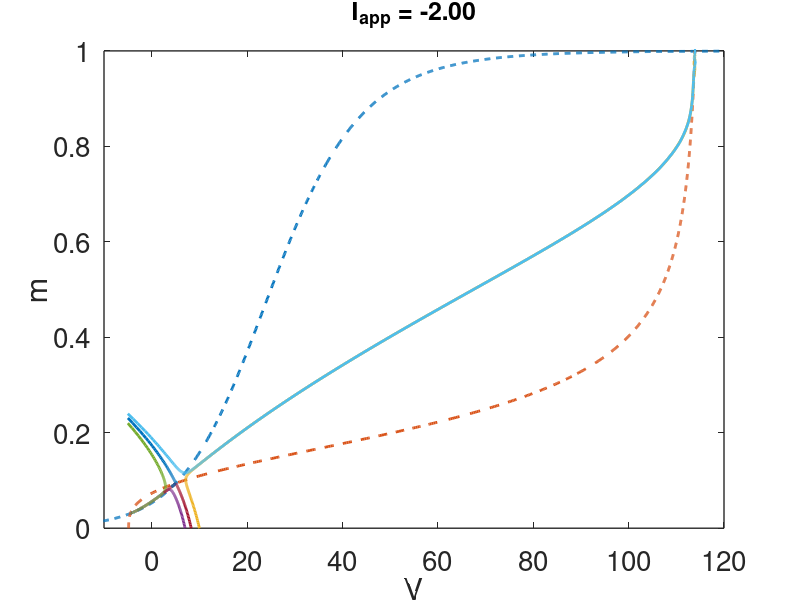
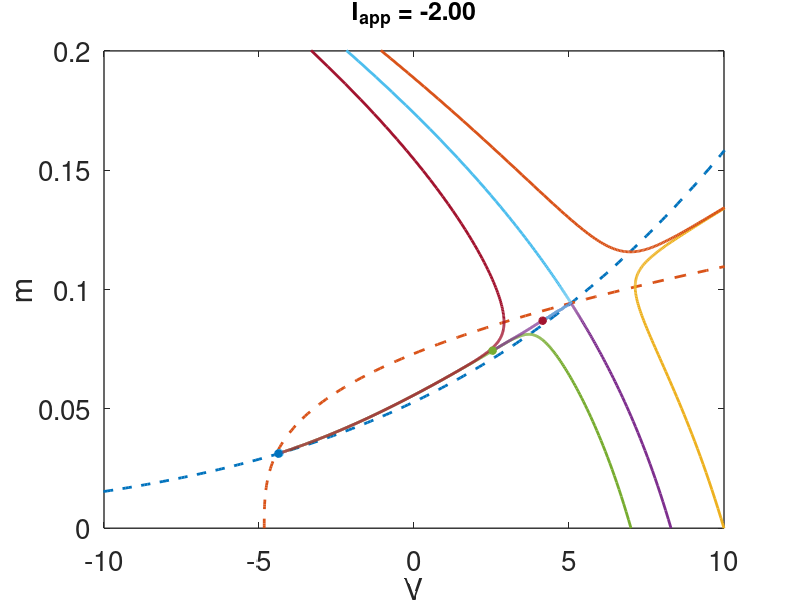

Here is the MATLAB script that generated these plots, in order:
% this gives the fast hh phase plane analysis with n and h fixed
function hh
 
set(0,                           ...
   'defaultaxesfontsize', 20,   ...
   'defaultaxeslinewidth', 1.0, ...
   'defaultlinelinewidth', 2.0);
formatSpecF = '%6.2f\n';

p.Veq = 0; %is the original HH formulation
%p.Veq = -65; % is the physiological formulation

Tfact = 1; % this is the correction factor for temperatures other that 6.3C
%Tfact = 0.977 % correspnds to 0C

%Tfact = 1.085 % corresponds to 30 C.

p.gnabar = 120.;
p.gkbar = 36;
p.gl = 0.3;
% p.gkbar=0; %to shut down currents
% p.gl = 0;
Vna0 = 115;
Vk0=-12;
Vl0=10.5988;

p.Vna = Tfact*(Vna0+p.Veq) - p.Veq;
p.Vk = Tfact*(Vk0+p.Veq)-p.Veq;
p.Vl = Tfact*(Vl0+p.Veq)-p.Veq;

h0 = 0.5961;
n0 = 0.3177;
p.Iapp=-2; %p.Iapp is the amplitude of the steady current stimulus


% start by plotting nullclines
Vm = [-20:0.1:120];
AM=.1*(25.-Vm)./(exp(.1*(25.-Vm))-1.);
BM=4.*exp(-Vm/18);

Minf=AM./(AM+BM);

M=[0:.001:1];
gk=p.gkbar*n0.^4;
gna=p.gnabar*M.^3.*h0;

Vs= (gna.*p.Vna +gk.*p.Vk +p.gl*p.Vl + p.Iapp)./(gna+gk+p.gl);
%Vs =(p.Iapp+gna*p.Vna +gk*p.Vk +p.gl*p.Vl)./(gna+gk+p.gl);

 %this is the dv/dt=0 curve
figure(1)
plot(Vm,Minf,'--',Vs,M,'--')
xlabel('V')
ylabel('m')
axis([-10 120 0 1])
hold on
 
  figure(2)
plot(Vm,Minf,'--',Vs,M,'--')
xlabel('V')
ylabel('m')
axis([-10 10 0 0.2])
hold on
 
p.Inp = 0;;  % this is the amplitude of the initial input stimulus
%p.Inp = 3.5;
%p.Inp = 13.4;
 

p.BCL = 39;
p.BCL = 0;

tstep = .01;
t_end = 10;
V = 6.5098;  %The voltage threshold


% add some trajectories
vlist=[10,7,-5,-5,8.29099503,-5];
mlist=[0,0,0.22,.24,0,0.2308685]
for j = 1:length(vlist)
    
%initial data
 
%specify the output points
tspan = [0:tstep:t_end];

s0 = [vlist(j);mlist(j);h0;n0];

[T,S] = ode23(@(t,x)deRHS(t,x,p),tspan, s0, odeset('maxstep',1));  
V = S(:,1);
m = S(:,2);
h = S(:,3);
n = S(:,4);

 

S(end,1)
S(end,2)
S(end,3)
S(end,4)
 
 
figure(1)
plot(V,m,'linewidth',2)
 
 title(strcat('I_{app} = ',sprintf(formatSpecF,p.Iapp)),'fontsize',18)
figure(2)
plot(V,m,V(end),m(end),'*','linewidth',2)
axis([-10 10 0 0.2]) 
 title(strcat('I_{app} = ',sprintf(formatSpecF,p.Iapp)),'fontsize',18)
 
end
figure(1)
hold off
figure(2)
hold off

end

%the right hand side for the simulation:
function s_prime=deRHS(t,s,p)
 
%the original HH formulation has 
V = s(1)-p.Veq;
m = s(2);
h = s(3);
n = s(4);
 
Input = p.Inp/cosh(mod(t,p.BCL)-p.BCL/10) +p.Iapp;
 
AM=.1*(25.-V)./(exp(.1*(25.-V))-1.);
BM=4.*exp(-V/18);
AH=.07*exp(-V/20.);
BH=1./(exp(.1*(30.-V))+1.);
AN=.01*(10.-V)./(exp(.1*(10.-V))-1.);
BN=.125*exp(-V/80.);

Minf = AM./(AM+BM);



Fm=AM*(1.-m)-BM*m;
%Fh=AH*(1.-h)-BH*h;
Fh=0;
%Fn=AN*(1.-n)-BN*n;
Fn=0;
gna=p.gnabar*m.^3.*h;
%gnainf=gnabar*Minf.^3.*h;
gk=p.gkbar*n.^4;
Icl=p.gl*(V-p.Vl);

Fv = -gna*(V-p.Vna)-gk*(V-p.Vk)-Icl;

s_prime = [Fv+Input Fm Fh Fn]';

end

 
